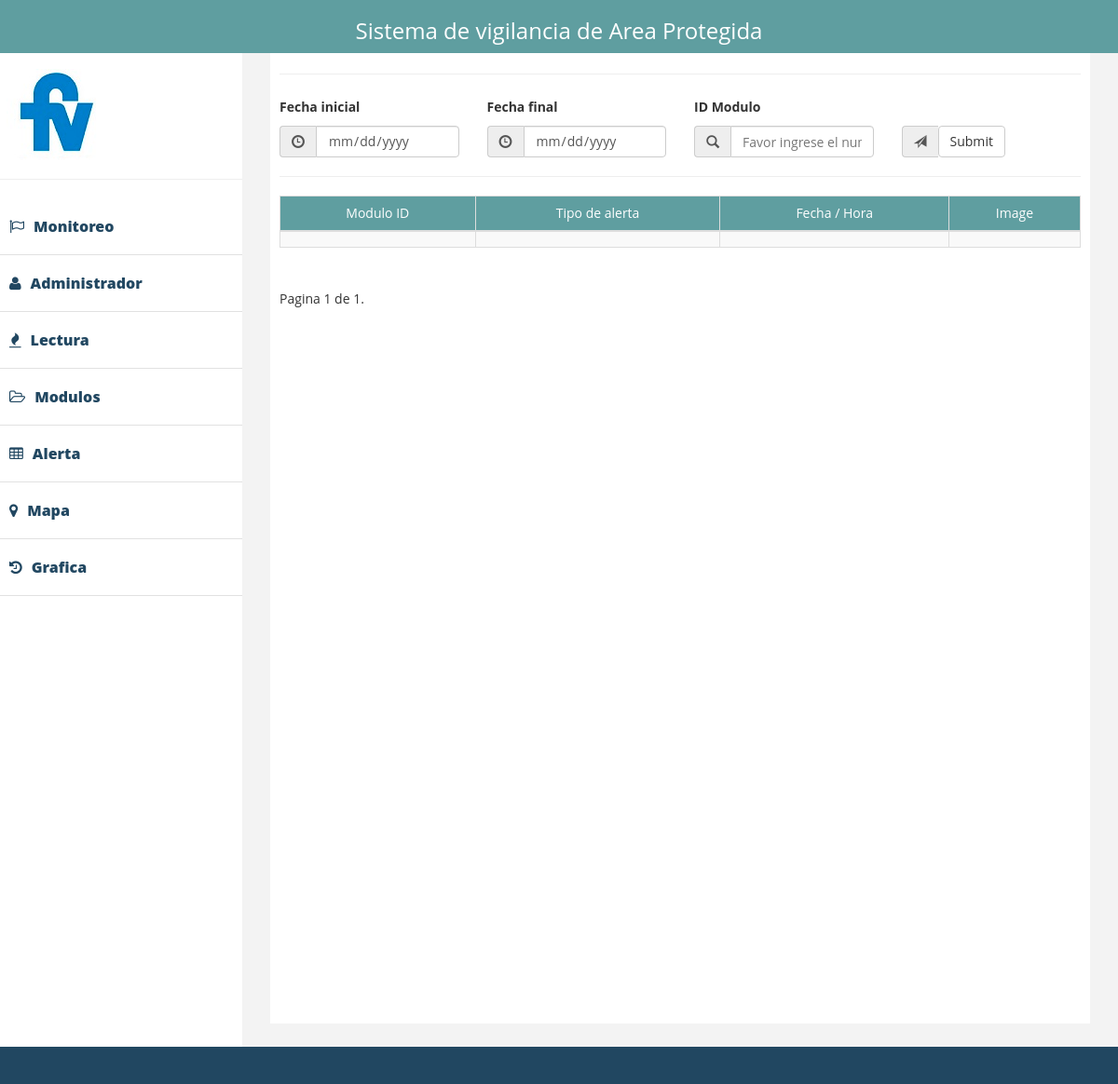
The page /interface/media/ on the database as committed earlier.
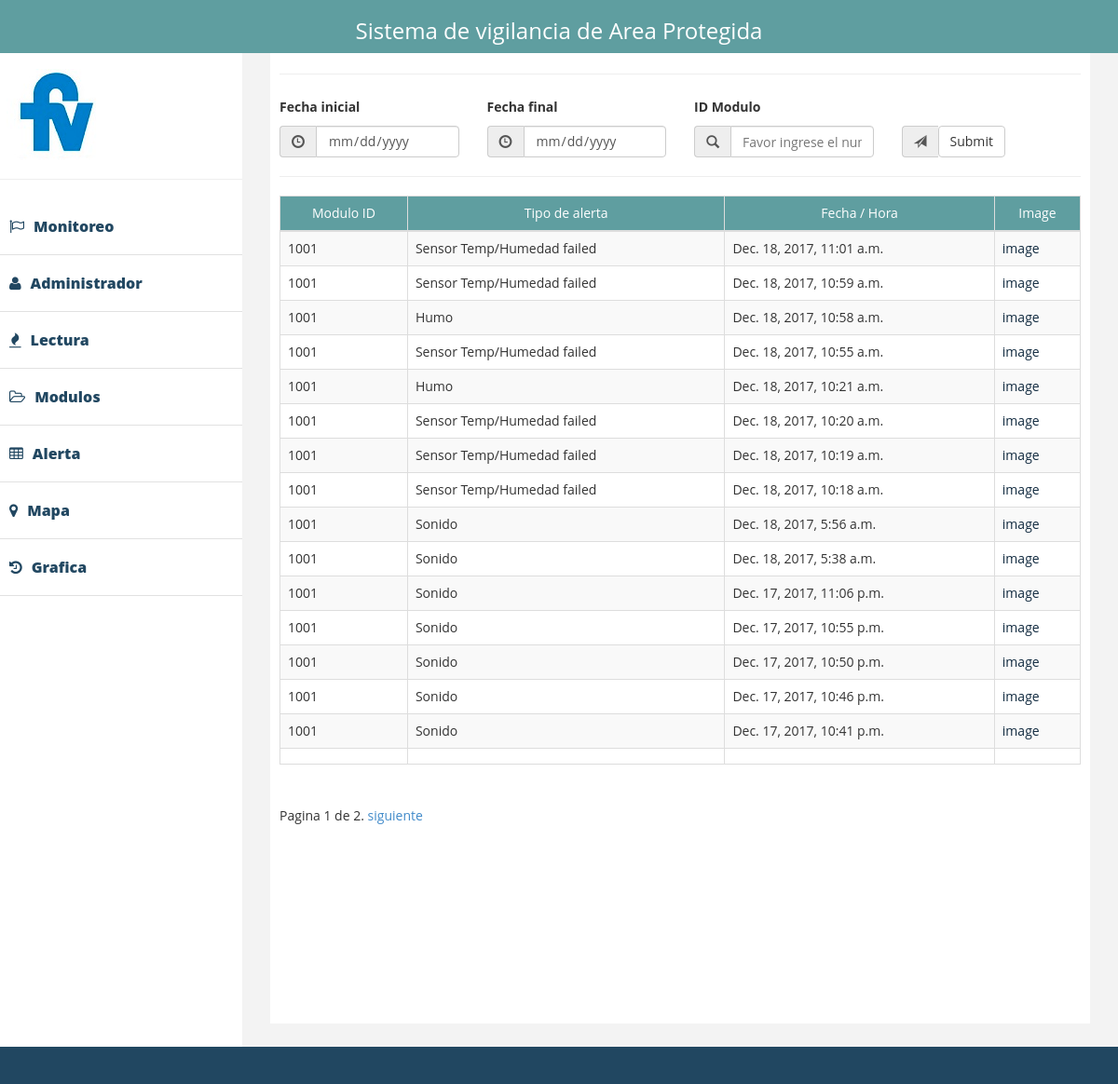
The same page on the database as committed later.
### interface/models.py (models this page shows)
class Alertas(models.Model):
    modulo = models.CharField(max_length=8, null = True)
    Tipo = models.CharField(max_length= 30, null=True)
    tiempo = models.DateTimeField(auto_now=True, null=True)
    alert_image = models.ImageField(blank=True, null=True,
                    upload_to="photos/%Y/%m/%D")

### interface/views.py (the view)
def alerta(request):
    context = querrys(request, Alertas)
    return render(request, 'alerts.html', context)

### templates/alerts.html (shortened to what this page needs)
{% extends 'index.html' %}
{% block table %}
    <thead id="head-th">
    <hr/>
    <tr>
        <td>Modulo ID</td>
        <td>Tipo de alerta</td>
        <td>Fecha / Hora</td>
        <td>Image</td>
    </tr>
    </thead>
    <tbody>
    {% for ob in Object_list %}
        <tr>
            <td>{{ ob.modulo }}</td>
            <td>{{ ob.Tipo }}</td>
            <td>{{ ob.tiempo }}</td>
            <td>
                <a href='{{ ob.alert_image }}' style="color: #122b40" target="_blank">image</a>
            </td>
        </tr>
    {% endfor %}
    <td>{{ ob.modulo }}</td>
    <td>{{ ob.Tipo }}</td>
    <td>{{ ob.tiempo }}</td>
    <td>{{ ob.alert_image }}</td>
    </tbody>
{% endblock %}

### templates/index.html (shortened to what this page needs)
<!DOCTYPE html>
<html xmlns="http://www.w3.org/1999/xhtml">
{% load staticfiles %}
<head>
    <link rel="stylesheet" href="https://cdn.anychart.com/releases/8.0.1/css/anychart-ui.min.css"/>
    <link rel="stylesheet" href="https://cdn.anychart.com/releases/8.0.1/css/anychart-ui.min.css"/>
    <link href="{% static 'assets/css/bootstrap.css' %}" rel="stylesheet"/>
    <link href="{% static 'assets/css/font-awesome.css' %}" rel="stylesheet"/>
    <link href="{% static 'assets/css/custom.css' %}" rel="stylesheet"/>
    <link href="{% static 'css/styles.css' %}" rel="stylesheet"/>
</head>
<body>
<div style="margin-top: 2%">
    <div class="navbar navbar-fixed-top " id="header-fixed">
        <center><h3>Sistema de vigilancia de Area Protegida</h3></center>
    </div>
</div>
<nav class="navbar-default navbar-side" role="navigation">
    <div class="sidebar-collapse">
        <ul class="nav">
            <img style="padding-left: 7px;" src="{% static 'images/fv2.jpg' %}"/>
            <hr/>
            <li>
                <a href="/interface/"><i class="fa fa-flag-o "></i>Monitoreo</a>
            </li>
            <li>
                <a href="/admin/"><i class="fa fa-user "></i>Administrador</a>
            </li>
            <li><a href="/interface/lectura"><i class="fa fa-fire "></i>Lectura</a></li>
            <li>
                <a href="/interface/modulo"><i class="fa fa-folder-open-o "></i>Modulos</a>
            </li>
            <li>
                <a href="/interface/media"><i class="fa fa-table"></i>Alerta</a>
            </li>
            <li>
                <a href="/interface/area"><i class="fa fa-map-marker"></i>Mapa</a>
            </li>
            <li>
                <a href="/interface/grafica-temperatura-vs-tiempo"><i class="fa fa-history"></i>Grafica</a>
            </li>
        </ul>
    </div>
</nav>
<div id="page-wrapper" class="col-lg-8; col-sm-push-11">
    {% block True %}
        <div id="page-inner">
            {% block filter %}
                 <form method="post" action=".">{% csrf_token %}
                    <hr/>
                        <div class="row">
                            <div class="col-sm-3"><label for="datepickerInit">Fecha inicial</label>
                                <div class="input-group">
                                    <span class="input-group-addon"><span class="glyphicon glyphicon-time"></span></span>
                                    <input type="date" min="12-01-2017" id="startFc" step="1"  name="init"
                                            class="form-control">
                                </div>
                            </div>
                            <div class="col-sm-3"><label for="datepickerInit">Fecha final</label>
                                <div class="input-group">
                                    <span class="input-group-addon"><span class="glyphicon glyphicon-time"></span></span>
                                    <input type="date" max="12-01-2018" id="endFc" step="1"  id="datepickerInit"
                                           class="form-control">
                                </div>
                            </div>
                            <div class="col-sm-3"><label for="myInput">ID Modulo</label>
                                <div class="input-group">
                                    <span class="input-group-addon"><span class="glyphicon glyphicon-search"></span></span>
                                    <input type="text" id="myInput" placeholder="Favor ingrese el numero de modulo"
                                           name="modulo" class="form-control">
                                </div>
                            </div>
                            <div class="col-sm-3"><label for="myInput"><h2></h2></label>
                                <div class="input-group">
                                    <span class="input-group-addon"><span class="glyphicon glyphicon-send"></span></span>
                                    <button type="submit" class="btn btn-default" onclick="myFunction()">Submit</button>
                                </div>
                            </div>
                    </div>
                 </form>
            {% endblock %}
            {% block contenedor %}
                <div style="height :70%; overflow-x: scroll; overflow-y: auto; ">
                        <table width="100%" class="table table-striped table-bordered" cellspacing="0">
                            {% block table %}{% endblock table %}
                        </table>
                    {% block page %}
                        </div>
                            <div class="pagination">
                                <span class="step-links">
                        <span class="current">
                            Pagina {{ Object_list.number }} de {{ Object_list.paginator.num_pages }}.
                        </span>
                        {% if Object_list.has_next %}
                            <a href="?page={{ Object_list.next_page_number }}">siguiente</a>
                        {% endif %}
                    </span>
                            </div>
                    {% endblock page %}
            {% endblock  %}
       </div>
     {% endblock %}
</div>
<div class="footer">
</div>
</body>
</html>

### static/assets/css/custom.css (style rules this page uses)
body { font-family: 'Open Sans', sans-serif; line-height:30px; }
#page-wrapper { padding: 15px 15px; min-height: 600px; background:#F3F3F3; }
#page-inner { width:100%; margin:10px 20px 10px 0px; background-color:#fff!important; padding:10px; min-height:1050px; }
.sidebar-collapse .nav { padding:0; padding-top:50px; }
.sidebar-collapse > .nav > li > a { padding:15px 10px; color: #214761; font-weight: 900; font-size: 16px; }
.sidebar-collapse > .nav > li { border-bottom:1px solid #e1e1e1; }
.navbar-side { border:none; background-color: #fff; }
.nav > li > a > i { margin-right:10px; }
.footer { background-color:#214761; width:100%; color:#fff; padding:20px 50px 20px 50px; padding-left:20px; }
@media (min-width:768px) { #page-wrapper { margin: 0 0 0 260px; padding: 15px 30px; min-height: 1050px; } }
@media (min-width:768px) { .navbar-side { z-index: 1; position: absolute; width: 260px; } }

### static/css/styles.css (style rules this page uses)
h2, ul { color: #204d74; }
#header-fixed { position: fixed; background-color: cadetblue; text-align: center; color: white; }
#head-th { background-color: cadetblue; color: white; text-align: center; }
input, button { background-color:transparent; border:0; }
[type="date"] { background:#fff url(https://cdn1.iconfinder.com/data/icons/cc_mono_icon_set/blacks/16x16/calendar_2.png) 97% 50% no-repeat ; }
label { padding-right: 16%; }
html, body { height: 100%; margin: 0; padding: 0; }

Rows that differ between the two databases and show on the page:
added Alertas: modulo "1001", Tipo "Sensor Temp/Humedad failed", tiempo "Dec. 18, 2017, 11:01 a.m."
added Alertas: modulo "1001", Tipo "Sensor Temp/Humedad failed", tiempo "Dec. 18, 2017, 10:59 a.m."
added Alertas: modulo "1001", Tipo "Humo", tiempo "Dec. 18, 2017, 10:58 a.m."
added Alertas: modulo "1001", Tipo "Sensor Temp/Humedad failed", tiempo "Dec. 18, 2017, 10:55 a.m."
added Alertas: modulo "1001", Tipo "Humo", tiempo "Dec. 18, 2017, 10:21 a.m."
added Alertas: modulo "1001", Tipo "Sensor Temp/Humedad failed", tiempo "Dec. 18, 2017, 10:20 a.m."
added Alertas: modulo "1001", Tipo "Sensor Temp/Humedad failed", tiempo "Dec. 18, 2017, 10:19 a.m."
added Alertas: modulo "1001", Tipo "Sensor Temp/Humedad failed", tiempo "Dec. 18, 2017, 10:18 a.m."
added Alertas: modulo "1001", Tipo "Sonido", tiempo "Dec. 18, 2017, 5:56 a.m."
added Alertas: modulo "1001", Tipo "Sonido", tiempo "Dec. 18, 2017, 5:38 a.m."
added Alertas: modulo "1001", Tipo "Sonido", tiempo "Dec. 17, 2017, 11:06 p.m."
added Alertas: modulo "1001", Tipo "Sonido", tiempo "Dec. 17, 2017, 10:55 p.m."
added Alertas: modulo "1001", Tipo "Sonido", tiempo "Dec. 17, 2017, 10:50 p.m."
added Alertas: modulo "1001", Tipo "Sonido", tiempo "Dec. 17, 2017, 10:46 p.m."
added Alertas: modulo "1001", Tipo "Sonido", tiempo "Dec. 17, 2017, 10:41 p.m."
Other text that changed with them:
{{ Object_list.paginator.num_pages }}: "1" → "2"
text now shown: "siguiente"
